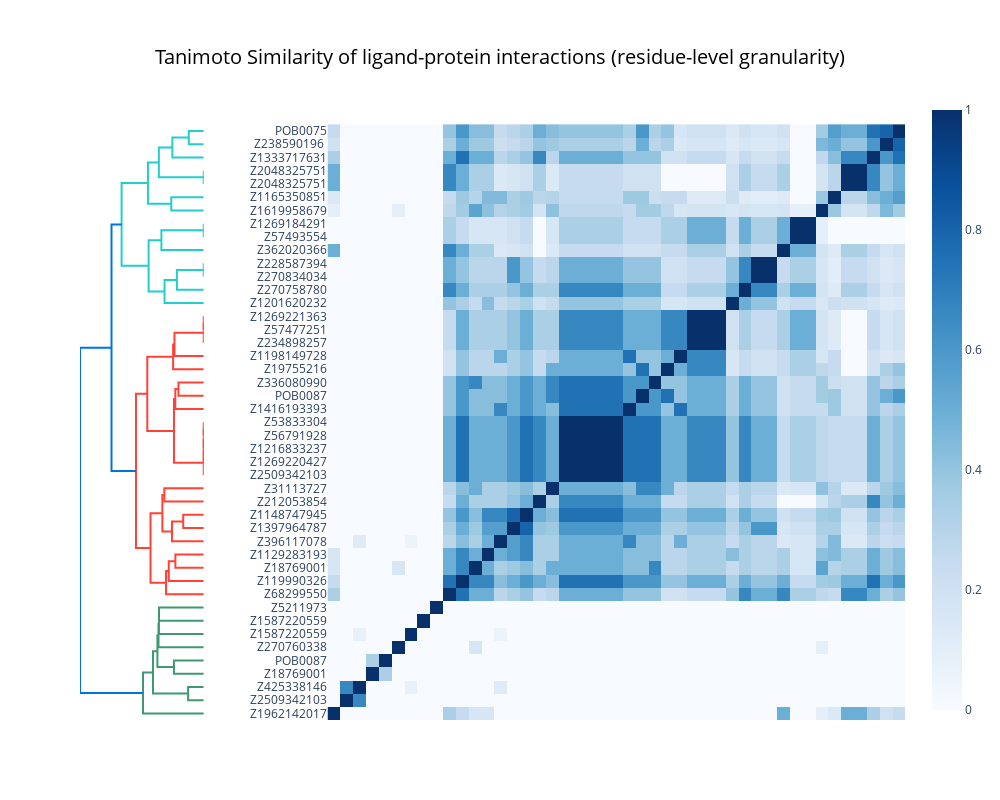

The cell this chart's notebook holds for it:
### Code cell
print('This is glitched!')

import plotly.graph_objects as go
import plotly.figure_factory as ff

import numpy as np
import pandas as pd
from scipy.spatial.distance import pdist, squareform
import random
import string
import re

# Assuming jaccard is already defined as a DataFrame somewhere above this snippet
fig = ff.create_dendrogram(jaccard.values, orientation='bottom')
fig.for_each_trace(lambda trace: trace.update(visible=False))

for i in range(len(fig['data'])):
    fig['data'][i]['yaxis'] = 'y2'

# Create Side Dendrogram
dendro_side = ff.create_dendrogram(jaccard.values, orientation='right', labels=jaccard.index)
for i in range(len(dendro_side['data'])):
    dendro_side['data'][i]['xaxis'] = 'x2'

# Add Side Dendrogram Data to Figure
for data in dendro_side['data']:
    fig.add_trace(data)

# Create Heatmap
dendro_leaves = dendro_side['layout']['yaxis']['ticktext']
heat_data = jaccard.loc[dendro_leaves][dendro_leaves].values

heatmap = [
    go.Heatmap(
        x=dendro_leaves,
        y=dendro_leaves,
        z=heat_data,
        colorscale='Blues'
    )
]

heatmap[0]['x'] = fig['layout']['xaxis']['tickvals']
heatmap[0]['y'] = dendro_side['layout']['yaxis']['tickvals']
y_tickvals = heatmap[0]['y']
meta = pd.read_csv('metadata.csv')
meta['xcode'] = meta.RealCrystalName.str.extract(r'(x\d+)')
xcode2zcode = meta.set_index('xcode').alternate_name.to_dict()
zdendro_leaves = [xcode2zcode[re.search(r'(x\d+)', x).group(1)] for x in dendro_leaves]

# Add Heatmap Data to Figure
for data in heatmap:
    fig.add_trace(data)

# Edit Layout
fig.update_layout(
    width=1000, 
    height=800,
    showlegend=False, 
    hovermode='closest',
    title=dict(
        text='Tanimoto Similarity of ligand-protein interactions (residue-level granularity)',
        x=0.5,
        xanchor='center',
        yanchor='top'
    ),
    title_font=dict(
        size=20,
        color='black'
    )
)

# Edit xaxis
fig.update_layout(
    xaxis=dict(
        domain=[.30, 1],
        mirror=False,
        showgrid=False,
        showline=False,
        zeroline=False,
        ticks=""
    )
)

# Edit xaxis2
fig.update_layout(
    xaxis2=dict(
        domain=[0, .15],
        mirror=False,
        showgrid=False,
        showline=False,
        zeroline=False,
        showticklabels=False,
        ticks=""
    )
)

# Edit yaxis
fig.update_layout(
    yaxis=dict(
        domain=[0, 1],
        mirror=False,
        showgrid=False,
        showline=False,
        zeroline=False,
        showticklabels=True,  # Show tick labels
        ticktext=zdendro_leaves,  # Set the tick labels to dendro_leaves
        tickvals=y_tickvals,
        ticks=""
    )
)

# Edit yaxis2
fig.update_layout(
    yaxis2=dict(
        domain=[.825, .975],
        mirror=False,
        showgrid=False,
        showline=False,
        zeroline=False,
        showticklabels=False,
        ticks=""
    )
)

fig.update_layout(
    paper_bgcolor="rgba(0,0,0,0)",
    plot_bgcolor="rgba(0,0,0,0)",
    xaxis_tickfont=dict(color='rgba(0,0,0,0)')
)

fig.show()

### Figure 1 — Plotly figure (JSON) as saved in the notebook; plotly's stock layout.template omitted (floating-point values rounded to 4 significant figures; data arrays with more than 128 entries replaced by an {"elided": "..."} marker saying what was removed)
{"data": [{"hoverinfo": "text", "marker": {"color": "rgb(61,153,112)"}, "mode": "lines", "type": "scatter", "visible": false, "x": [15, 15, 25, 25], "xaxis": "x", "y": [0, 0.4937, 0.4937, 0], "yaxis": "y2"}, {"hoverinfo": "text", "marker": {"color": "rgb(61,153,112)"}, "mode": "lines", "type": "scatter", "visible": false, "x": [35, 35, 45, 45], "xaxis": "x", "y": [0, 0.9428, 0.9428, 0], "yaxis": "y2"}, {"hoverinfo": "text", "marker": {"color": "rgb(61,153,112)"}, "mode": "lines", "type": "scatter", "visible": false, "x": [75, 75, 85, 85], "xaxis": "x", "y": [0, 1.414, 1.414, 0], "yaxis": "y2"}, {"hoverinfo": "text", "marker": {"color": "rgb(61,153,112)"}, "mode": "lines", "type": "scatter", "visible": false, "x": [65, 65, 80, 80], "xaxis": "x", "y": [0, 1.418, 1.418, 1.414], "yaxis": "y2"}, {"hoverinfo": "text", "marker": {"color": "rgb(61,153,112)"}, "mode": "lines", "type": "scatter", "visible": false, "x": [55, 55, 72.5, 72.5], "xaxis": "x", "y": [0, 1.43, 1.43, 1.418], "yaxis": "y2"}, {"hoverinfo": "text", "marker": {"color": "rgb(61,153,112)"}, "mode": "lines", "type": "scatter", "visible": false, "x": [40, 40, 63.75, 63.75], "xaxis": "x", "y": [0.9428, 1.465, 1.465, 1.43], "yaxis": "y2"}, {"hoverinfo": "text", "marker": {"color": "rgb(61,153,112)"}, "mode": "lines", "type": "scatter", "visible": false, "x": [20, 20, 51.88, 51.88], "xaxis": "x", "y": [0.4937, 1.605, 1.605, 1.465], "yaxis": "y2"}, {"hoverinfo": "text", "marker": {"color": "rgb(61,153,112)"}, "mode": "lines", "type": "scatter", "visible": false, "x": [5, 5, 35.94, 35.94], "xaxis": "x", "y": [0, 1.92, 1.92, 1.605], "yaxis": "y2"}, {"hoverinfo": "text", "marker": {"color": "rgb(255,65,54)"}, "mode": "lines", "type": "scatter", "visible": false, "x": [115, 115, 125, 125], "xaxis": "x", "y": [0, 0.897, 0.897, 0], "yaxis": "y2"}, {"hoverinfo": "text", "marker": {"color": "rgb(255,65,54)"}, "mode": "lines", "type": "scatter", "visible": false, "x": [105, 105, 120, 120], "xaxis": "x", "y": [0, 1.106, 1.106, 0.897], "yaxis": "y2"}, {"hoverinfo": "text", "marker": {"color": "rgb(255,65,54)"}, "mode": "lines", "type": "scatter", "visible": false, "x": [95, 95, 112.5, 112.5], "xaxis": "x", "y": [0, 1.193, 1.193, 1.106], "yaxis": "y2"}, {"hoverinfo": "text", "marker": {"color": "rgb(255,65,54)"}, "mode": "lines", "type": "scatter", "visible": false, "x": [145, 145, 155, 155], "xaxis": "x", "y": [0, 0.6488, 0.6488, 0], "yaxis": "y2"}, {"hoverinfo": "text", "marker": {"color": "rgb(255,65,54)"}, "mode": "lines", "type": "scatter", "visible": false, "x": [135, 135, 150, 150], "xaxis": "x", "y": [0, 1.004, 1.004, 0.6488], "yaxis": "y2"}, {"hoverinfo": "text", "marker": {"color": "rgb(255,65,54)"}, "mode": "lines", "type": "scatter", "visible": false, "x": [165, 165, 175, 175], "xaxis": "x", "y": [0, 1.246, 1.246, 0], "yaxis": "y2"}, {"hoverinfo": "text", "marker": {"color": "rgb(255,65,54)"}, "mode": "lines", "type": "scatter", "visible": false, "x": [142.5, 142.5, 170, 170], "xaxis": "x", "y": [1.004, 1.308, 1.308, 1.246], "yaxis": "y2"}, {"hoverinfo": "text", "marker": {"color": "rgb(255,65,54)"}, "mode": "lines", "type": "scatter", "visible": false, "x": [103.8, 103.8, 156.2, 156.2], "xaxis": "x", "y": [1.193, 1.683, 1.683, 1.308], "yaxis": "y2"}, {"hoverinfo": "text", "marker": {"color": "rgb(255,65,54)"}, "mode": "lines", "type": "scatter", "visible": false, "x": [215, 215, 225, 225], "xaxis": "x", "y": [0, 0, 0, 0], "yaxis": "y2"}, {"hoverinfo": "text", "marker": {"color": "rgb(255,65,54)"}, "mode": "lines", "type": "scatter", "visible": false, "x": [205, 205, 220, 220], "xaxis": "x", "y": [0, 0, 0, 0], "yaxis": "y2"}, {"hoverinfo": "text", "marker": {"color": "rgb(255,65,54)"}, "mode": "lines", "type": "scatter", "visible": false, "x": [195, 195, 212.5, 212.5], "xaxis": "x", "y": [0, 0, 0, 0], "yaxis": "y2"}, {"hoverinfo": "text", "marker": {"color": "rgb(255,65,54)"}, "mode": "lines", "type": "scatter", "visible": false, "x": [185, 185, 203.8, 203.8], "xaxis": "x", "y": [0, 0, 0, 0], "yaxis": "y2"}, {"hoverinfo": "text", "marker": {"color": "rgb(255,65,54)"}, "mode": "lines", "type": "scatter", "visible": false, "x": [245, 245, 255, 255], "xaxis": "x", "y": [0, 0.7997, 0.7997, 0], "yaxis": "y2"}, {"hoverinfo": "text", "marker": {"color": "rgb(255,65,54)"}, "mode": "lines", "type": "scatter", "visible": false, "x": [235, 235, 250, 250], "xaxis": "x", "y": [0, 0.8991, 0.8991, 0.7997], "yaxis": "y2"}, {"hoverinfo": "text", "marker": {"color": "rgb(255,65,54)"}, "mode": "lines", "type": "scatter", "visible": false, "x": [194.4, 194.4, 242.5, 242.5], "xaxis": "x", "y": [0, 0.9418, 0.9418, 0.8991], "yaxis": "y2"}, {"hoverinfo": "text", "marker": {"color": "rgb(255,65,54)"}, "mode": "lines", "type": "scatter", "visible": false, "x": [295, 295, 305, 305], "xaxis": "x", "y": [0, 0, 0, 0], "yaxis": "y2"}, {"hoverinfo": "text", "marker": {"color": "rgb(255,65,54)"}, "mode": "lines", "type": "scatter", "visible": false, "x": [285, 285, 300, 300], "xaxis": "x", "y": [0, 0, 0, 0], "yaxis": "y2"}, {"hoverinfo": "text", "marker": {"color": "rgb(255,65,54)"}, "mode": "lines", "type": "scatter", "visible": false, "x": [275, 275, 292.5, 292.5], "xaxis": "x", "y": [0, 0.9261, 0.9261, 0], "yaxis": "y2"}, {"hoverinfo": "text", "marker": {"color": "rgb(255,65,54)"}, "mode": "lines", "type": "scatter", "visible": false, "x": [265, 265, 283.8, 283.8], "xaxis": "x", "y": [0, 0.9689, 0.9689, 0.9261], "yaxis": "y2"}, {"hoverinfo": "text", "marker": {"color": "rgb(255,65,54)"}, "mode": "lines", "type": "scatter", "visible": false, "x": [218.4, 218.4, 274.4, 274.4], "xaxis": "x", "y": [0.9418, 1.785, 1.785, 0.9689], "yaxis": "y2"}, {"hoverinfo": "text", "marker": {"color": "rgb(255,65,54)"}, "mode": "lines", "type": "scatter", "visible": false, "x": [130, 130, 246.4, 246.4], "xaxis": "x", "y": [1.683, 2.144, 2.144, 1.785], "yaxis": "y2"}, {"hoverinfo": "text", "marker": {"color": "rgb(35,205,205)"}, "mode": "lines", "type": "scatter", "visible": false, "x": [335, 335, 345, 345], "xaxis": "x", "y": [0, 0, 0, 0], "yaxis": "y2"}, {"hoverinfo": "text", "marker": {"color": "rgb(35,205,205)"}, "mode": "lines", "type": "scatter", "visible": false, "x": [325, 325, 340, 340], "xaxis": "x", "y": [0, 0.8502, 0.8502, 0], "yaxis": "y2"}, {"hoverinfo": "text", "marker": {"color": "rgb(35,205,205)"}, "mode": "lines", "type": "scatter", "visible": false, "x": [315, 315, 332.5, 332.5], "xaxis": "x", "y": [0, 1.239, 1.239, 0.8502], "yaxis": "y2"}, {"hoverinfo": "text", "marker": {"color": "rgb(35,205,205)"}, "mode": "lines", "type": "scatter", "visible": false, "x": [365, 365, 375, 375], "xaxis": "x", "y": [0, 0, 0, 0], "yaxis": "y2"}, {"hoverinfo": "text", "marker": {"color": "rgb(35,205,205)"}, "mode": "lines", "type": "scatter", "visible": false, "x": [355, 355, 370, 370], "xaxis": "x", "y": [0, 1.339, 1.339, 0], "yaxis": "y2"}, {"hoverinfo": "text", "marker": {"color": "rgb(35,205,205)"}, "mode": "lines", "type": "scatter", "visible": false, "x": [323.8, 323.8, 362.5, 362.5], "xaxis": "x", "y": [1.239, 1.744, 1.744, 1.339], "yaxis": "y2"}, {"hoverinfo": "text", "marker": {"color": "rgb(35,205,205)"}, "mode": "lines", "type": "scatter", "visible": false, "x": [385, 385, 395, 395], "xaxis": "x", "y": [0, 1.026, 1.026, 0], "yaxis": "y2"}, {"hoverinfo": "text", "marker": {"color": "rgb(35,205,205)"}, "mode": "lines", "type": "scatter", "visible": false, "x": [405, 405, 415, 415], "xaxis": "x", "y": [0, 0, 0, 0], "yaxis": "y2"}, {"hoverinfo": "text", "marker": {"color": "rgb(35,205,205)"}, "mode": "lines", "type": "scatter", "visible": false, "x": [435, 435, 445, 445], "xaxis": "x", "y": [0, 0.4738, 0.4738, 0], "yaxis": "y2"}, {"hoverinfo": "text", "marker": {"color": "rgb(35,205,205)"}, "mode": "lines", "type": "scatter", "visible": false, "x": [425, 425, 440, 440], "xaxis": "x", "y": [0, 0.9921, 0.9921, 0.4738], "yaxis": "y2"}, {"hoverinfo": "text", "marker": {"color": "rgb(35,205,205)"}, "mode": "lines", "type": "scatter", "visible": false, "x": [410, 410, 432.5, 432.5], "xaxis": "x", "y": [0, 1.42, 1.42, 0.9921], "yaxis": "y2"}, {"hoverinfo": "text", "marker": {"color": "rgb(35,205,205)"}, "mode": "lines", "type": "scatter", "visible": false, "x": [390, 390, 421.2, 421.2], "xaxis": "x", "y": [1.026, 1.765, 1.765, 1.42], "yaxis": "y2"}, {"hoverinfo": "text", "marker": {"color": "rgb(35,205,205)"}, "mode": "lines", "type": "scatter", "visible": false, "x": [343.1, 343.1, 405.6, 405.6], "xaxis": "x", "y": [1.744, 2.598, 2.598, 1.765], "yaxis": "y2"}, {"hoverinfo": "text", "marker": {"color": "rgb(0,116,217)"}, "mode": "lines", "type": "scatter", "visible": false, "x": [188.2, 188.2, 374.4, 374.4], "xaxis": "x", "y": [2.144, 2.917, 2.917, 2.598], "yaxis": "y2"}, {"hoverinfo": "text", "marker": {"color": "rgb(0,116,217)"}, "mode": "lines", "type": "scatter", "visible": false, "x": [20.47, 20.47, 281.3, 281.3], "xaxis": "x", "y": [1.92, 3.914, 3.914, 2.917], "yaxis": "y2"}, {"hoverinfo": "text", "marker": {"color": "rgb(61,153,112)"}, "mode": "lines", "type": "scatter", "x": [0, -0.4937, -0.4937, 0], "xaxis": "x2", "y": [15, 15, 25, 25], "yaxis": "y"}, {"hoverinfo": "text", "marker": {"color": "rgb(61,153,112)"}, "mode": "lines", "type": "scatter", "x": [0, -0.9428, -0.9428, 0], "xaxis": "x2", "y": [35, 35, 45, 45], "yaxis": "y"}, {"hoverinfo": "text", "marker": {"color": "rgb(61,153,112)"}, "mode": "lines", "type": "scatter", "x": [0, -1.414, -1.414, 0], "xaxis": "x2", "y": [75, 75, 85, 85], "yaxis": "y"}, {"hoverinfo": "text", "marker": {"color": "rgb(61,153,112)"}, "mode": "lines", "type": "scatter", "x": [0, -1.418, -1.418, -1.414], "xaxis": "x2", "y": [65, 65, 80, 80], "yaxis": "y"}, {"hoverinfo": "text", "marker": {"color": "rgb(61,153,112)"}, "mode": "lines", "type": "scatter", "x": [0, -1.43, -1.43, -1.418], "xaxis": "x2", "y": [55, 55, 72.5, 72.5], "yaxis": "y"}, {"hoverinfo": "text", "marker": {"color": "rgb(61,153,112)"}, "mode": "lines", "type": "scatter", "x": [-0.9428, -1.465, -1.465, -1.43], "xaxis": "x2", "y": [40, 40, 63.75, 63.75], "yaxis": "y"}, {"hoverinfo": "text", "marker": {"color": "rgb(61,153,112)"}, "mode": "lines", "type": "scatter", "x": [-0.4937, -1.605, -1.605, -1.465], "xaxis": "x2", "y": [20, 20, 51.88, 51.88], "yaxis": "y"}, {"hoverinfo": "text", "marker": {"color": "rgb(61,153,112)"}, "mode": "lines", "type": "scatter", "x": [0, -1.92, -1.92, -1.605], "xaxis": "x2", "y": [5, 5, 35.94, 35.94], "yaxis": "y"}, {"hoverinfo": "text", "marker": {"color": "rgb(255,65,54)"}, "mode": "lines", "type": "scatter", "x": [0, -0.897, -0.897, 0], "xaxis": "x2", "y": [115, 115, 125, 125], "yaxis": "y"}, {"hoverinfo": "text", "marker": {"color": "rgb(255,65,54)"}, "mode": "lines", "type": "scatter", "x": [0, -1.106, -1.106, -0.897], "xaxis": "x2", "y": [105, 105, 120, 120], "yaxis": "y"}, {"hoverinfo": "text", "marker": {"color": "rgb(255,65,54)"}, "mode": "lines", "type": "scatter", "x": [0, -1.193, -1.193, -1.106], "xaxis": "x2", "y": [95, 95, 112.5, 112.5], "yaxis": "y"}, {"hoverinfo": "text", "marker": {"color": "rgb(255,65,54)"}, "mode": "lines", "type": "scatter", "x": [0, -0.6488, -0.6488, 0], "xaxis": "x2", "y": [145, 145, 155, 155], "yaxis": "y"}, {"hoverinfo": "text", "marker": {"color": "rgb(255,65,54)"}, "mode": "lines", "type": "scatter", "x": [0, -1.004, -1.004, -0.6488], "xaxis": "x2", "y": [135, 135, 150, 150], "yaxis": "y"}, {"hoverinfo": "text", "marker": {"color": "rgb(255,65,54)"}, "mode": "lines", "type": "scatter", "x": [0, -1.246, -1.246, 0], "xaxis": "x2", "y": [165, 165, 175, 175], "yaxis": "y"}, {"hoverinfo": "text", "marker": {"color": "rgb(255,65,54)"}, "mode": "lines", "type": "scatter", "x": [-1.004, -1.308, -1.308, -1.246], "xaxis": "x2", "y": [142.5, 142.5, 170, 170], "yaxis": "y"}, {"hoverinfo": "text", "marker": {"color": "rgb(255,65,54)"}, "mode": "lines", "type": "scatter", "x": [-1.193, -1.683, -1.683, -1.308], "xaxis": "x2", "y": [103.8, 103.8, 156.2, 156.2], "yaxis": "y"}, {"hoverinfo": "text", "marker": {"color": "rgb(255,65,54)"}, "mode": "lines", "type": "scatter", "x": [0, 0, 0, 0], "xaxis": "x2", "y": [215, 215, 225, 225], "yaxis": "y"}, {"hoverinfo": "text", "marker": {"color": "rgb(255,65,54)"}, "mode": "lines", "type": "scatter", "x": [0, 0, 0, 0], "xaxis": "x2", "y": [205, 205, 220, 220], "yaxis": "y"}, {"hoverinfo": "text", "marker": {"color": "rgb(255,65,54)"}, "mode": "lines", "type": "scatter", "x": [0, 0, 0, 0], "xaxis": "x2", "y": [195, 195, 212.5, 212.5], "yaxis": "y"}, {"hoverinfo": "text", "marker": {"color": "rgb(255,65,54)"}, "mode": "lines", "type": "scatter", "x": [0, 0, 0, 0], "xaxis": "x2", "y": [185, 185, 203.8, 203.8], "yaxis": "y"}, {"hoverinfo": "text", "marker": {"color": "rgb(255,65,54)"}, "mode": "lines", "type": "scatter", "x": [0, -0.7997, -0.7997, 0], "xaxis": "x2", "y": [245, 245, 255, 255], "yaxis": "y"}, {"hoverinfo": "text", "marker": {"color": "rgb(255,65,54)"}, "mode": "lines", "type": "scatter", "x": [0, -0.8991, -0.8991, -0.7997], "xaxis": "x2", "y": [235, 235, 250, 250], "yaxis": "y"}, {"hoverinfo": "text", "marker": {"color": "rgb(255,65,54)"}, "mode": "lines", "type": "scatter", "x": [0, -0.9418, -0.9418, -0.8991], "xaxis": "x2", "y": [194.4, 194.4, 242.5, 242.5], "yaxis": "y"}, {"hoverinfo": "text", "marker": {"color": "rgb(255,65,54)"}, "mode": "lines", "type": "scatter", "x": [0, 0, 0, 0], "xaxis": "x2", "y": [295, 295, 305, 305], "yaxis": "y"}, {"hoverinfo": "text", "marker": {"color": "rgb(255,65,54)"}, "mode": "lines", "type": "scatter", "x": [0, 0, 0, 0], "xaxis": "x2", "y": [285, 285, 300, 300], "yaxis": "y"}, {"hoverinfo": "text", "marker": {"color": "rgb(255,65,54)"}, "mode": "lines", "type": "scatter", "x": [0, -0.9261, -0.9261, 0], "xaxis": "x2", "y": [275, 275, 292.5, 292.5], "yaxis": "y"}, {"hoverinfo": "text", "marker": {"color": "rgb(255,65,54)"}, "mode": "lines", "type": "scatter", "x": [0, -0.9689, -0.9689, -0.9261], "xaxis": "x2", "y": [265, 265, 283.8, 283.8], "yaxis": "y"}, {"hoverinfo": "text", "marker": {"color": "rgb(255,65,54)"}, "mode": "lines", "type": "scatter", "x": [-0.9418, -1.785, -1.785, -0.9689], "xaxis": "x2", "y": [218.4, 218.4, 274.4, 274.4], "yaxis": "y"}, {"hoverinfo": "text", "marker": {"color": "rgb(255,65,54)"}, "mode": "lines", "type": "scatter", "x": [-1.683, -2.144, -2.144, -1.785], "xaxis": "x2", "y": [130, 130, 246.4, 246.4], "yaxis": "y"}, {"hoverinfo": "text", "marker": {"color": "rgb(35,205,205)"}, "mode": "lines", "type": "scatter", "x": [0, 0, 0, 0], "xaxis": "x2", "y": [335, 335, 345, 345], "yaxis": "y"}, {"hoverinfo": "text", "marker": {"color": "rgb(35,205,205)"}, "mode": "lines", "type": "scatter", "x": [0, -0.8502, -0.8502, 0], "xaxis": "x2", "y": [325, 325, 340, 340], "yaxis": "y"}, {"hoverinfo": "text", "marker": {"color": "rgb(35,205,205)"}, "mode": "lines", "type": "scatter", "x": [0, -1.239, -1.239, -0.8502], "xaxis": "x2", "y": [315, 315, 332.5, 332.5], "yaxis": "y"}, {"hoverinfo": "text", "marker": {"color": "rgb(35,205,205)"}, "mode": "lines", "type": "scatter", "x": [0, 0, 0, 0], "xaxis": "x2", "y": [365, 365, 375, 375], "yaxis": "y"}, {"hoverinfo": "text", "marker": {"color": "rgb(35,205,205)"}, "mode": "lines", "type": "scatter", "x": [0, -1.339, -1.339, 0], "xaxis": "x2", "y": [355, 355, 370, 370], "yaxis": "y"}, {"hoverinfo": "text", "marker": {"color": "rgb(35,205,205)"}, "mode": "lines", "type": "scatter", "x": [-1.239, -1.744, -1.744, -1.339], "xaxis": "x2", "y": [323.8, 323.8, 362.5, 362.5], "yaxis": "y"}, {"hoverinfo": "text", "marker": {"color": "rgb(35,205,205)"}, "mode": "lines", "type": "scatter", "x": [0, -1.026, -1.026, 0], "xaxis": "x2", "y": [385, 385, 395, 395], "yaxis": "y"}, {"hoverinfo": "text", "marker": {"color": "rgb(35,205,205)"}, "mode": "lines", "type": "scatter", "x": [0, 0, 0, 0], "xaxis": "x2", "y": [405, 405, 415, 415], "yaxis": "y"}, {"hoverinfo": "text", "marker": {"color": "rgb(35,205,205)"}, "mode": "lines", "type": "scatter", "x": [0, -0.4738, -0.4738, 0], "xaxis": "x2", "y": [435, 435, 445, 445], "yaxis": "y"}, {"hoverinfo": "text", "marker": {"color": "rgb(35,205,205)"}, "mode": "lines", "type": "scatter", "x": [0, -0.9921, -0.9921, -0.4738], "xaxis": "x2", "y": [425, 425, 440, 440], "yaxis": "y"}, {"hoverinfo": "text", "marker": {"color": "rgb(35,205,205)"}, "mode": "lines", "type": "scatter", "x": [0, -1.42, -1.42, -0.9921], "xaxis": "x2", "y": [410, 410, 432.5, 432.5], "yaxis": "y"}, {"hoverinfo": "text", "marker": {"color": "rgb(35,205,205)"}, "mode": "lines", "type": "scatter", "x": [-1.026, -1.765, -1.765, -1.42], "xaxis": "x2", "y": [390, 390, 421.2, 421.2], "yaxis": "y"}, {"hoverinfo": "text", "marker": {"color": "rgb(35,205,205)"}, "mode": "lines", "type": "scatter", "x": [-1.744, -2.598, -2.598, -1.765], "xaxis": "x2", "y": [343.1, 343.1, 405.6, 405.6], "yaxis": "y"}, {"hoverinfo": "text", "marker": {"color": "rgb(0,116,217)"}, "mode": "lines", "type": "scatter", "x": [-2.144, -2.917, -2.917, -2.598], "xaxis": "x2", "y": [188.2, 188.2, 374.4, 374.4], "yaxis": "y"}, {"hoverinfo": "text", "marker": {"color": "rgb(0,116,217)"}, "mode": "lines", "type": "scatter", "x": [-1.92, -3.914, -3.914, -2.917], "xaxis": "x2", "y": [20.47, 20.47, 281.3, 281.3], "yaxis": "y"}, {"colorscale": [[0, "rgb(247,251,255)"], [0.125, "rgb(222,235,247)"], [0.25, "rgb(198,219,239)"], [0.375, "rgb(158,202,225)"], [0.5, "rgb(107,174,214)"], [0.625, "rgb(66,146,198)"], [0.75, "rgb(33,113,181)"], [0.875, "rgb(8,81,156)"], [1, "rgb(8,48,107)"]], "type": "heatmap", "x": [5, 15, 25, 35, 45, 55, 65, 75, 85, 95, 105, 115, 125, 135, 145, 155, 165, 175, 185, 195, 205, 215, 225, 235, 245, 255, 265, 275, 285, 295, 305, 315, 325, 335, 345, 355, 365, 375, 385, 395, 405, 415, 425, 435, 445], "y": [5, 15, 25, 35, 45, 55, 65, 75, 85, 95, 105, 115, 125, 135, 145, 155, 165, 175, 185, 195, 205, 215, 225, 235, 245, 255, 265, 275, 285, 295, 305, 315, 325, 335, 345, 355, 365, 375, 385, 395, 405, 415, 425, 435, 445], "z": {"elided": "45x45 float values"}}], "layout": {"autosize": false, "height": 800, "hovermode": "closest", "paper_bgcolor": "rgba(0, 0, 0, 0)", "plot_bgcolor": "rgba(0, 0, 0, 0)", "showlegend": false, "title": {"font": {"color": "black", "size": 20}, "text": "Tanimoto Similarity of ligand-protein interactions (residue-level granularity)", "x": 0.5, "xanchor": "center", "yanchor": "top"}, "width": 1000, "xaxis": {"autorange": true, "domain": [0.3, 1], "mirror": false, "range": [0, 450], "rangemode": "tozero", "showgrid": false, "showline": false, "showticklabels": true, "tickfont": {"color": "rgba(0, 0, 0, 0)"}, "tickmode": "array", "ticks": "", "ticktext": ["8", "3", "4", "6", "7", "0", "2", "1", "5", "36", "32", "27", "42", "25", "28", "29", "21", "26", "41", "40", "39", "37", "38", "30", "31", "33", "13", "12", "20", "18", "19", "44", "43", "34", "35", "15", "23", "24", "11", "22", "16", "17", "14", "9", "10"], "tickvals": [5, 15, 25, 35, 45, 55, 65, 75, 85, 95, 105, 115, 125, 135, 145, 155, 165, 175, 185, 195, 205, 215, 225, 235, 245, 255, 265, 275, 285, 295, 305, 315, 325, 335, 345, 355, 365, 375, 385, 395, 405, 415, 425, 435, 445], "type": "linear", "zeroline": false}, "xaxis2": {"autorange": true, "domain": [0, 0.15], "mirror": false, "range": [-3.914, 0], "showgrid": false, "showline": false, "showticklabels": false, "ticks": "", "type": "linear", "zeroline": false}, "yaxis": {"autorange": true, "domain": [0, 1], "mirror": false, "range": [0, 468.4], "rangemode": "tozero", "showgrid": false, "showline": false, "showticklabels": true, "ticks": "", "ticktext": ["Z1962142017", "Z2509342103", "Z425338146", "Z18769001", "POB0087", "Z270760338", "Z1587220559", "Z1587220559", "Z5211973", "Z68299550", "Z119990326", "Z18769001", "Z1129283193", "Z396117078", "Z1397964787", "Z1148747945", "Z212053854", "Z31113727", "Z2509342103", "Z1269220427", "Z1216833237", "Z56791928", "Z53833304", "Z1416193393", "POB0087", "Z336080990", "Z19755216", "Z1198149728", "Z234898257", "Z57477251", "Z1269221363", "Z1201620232", "Z270758780", "Z270834034", "Z228587394", "Z362020366", "Z57493554", "Z1269184291", "Z1619958679", "Z1165350851", "Z2048325751", "Z2048325751", "Z1333717631", "Z238590196 ", "POB0075"], "tickvals": [5, 15, 25, 35, 45, 55, 65, 75, 85, 95, 105, 115, 125, 135, 145, 155, 165, 175, 185, 195, 205, 215, 225, 235, 245, 255, 265, 275, 285, 295, 305, 315, 325, 335, 345, 355, 365, 375, 385, 395, 405, 415, 425, 435, 445], "type": "linear", "zeroline": false}, "yaxis2": {"autorange": true, "domain": [0.825, 0.975], "mirror": false, "range": [-1, 4], "showgrid": false, "showline": false, "showticklabels": false, "ticks": "", "zeroline": false}}}
